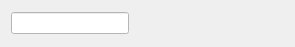
<?xml version="1.0" encoding="UTF-8"?>
<ui version="4.0">
 <class>WaypointListItemBase</class>
 <widget class="QWidget" name="WaypointListItemBase">
  <property name="geometry">
   <rect>
    <x>0</x>
    <y>0</y>
    <width>295</width>
    <height>47</height>
   </rect>
  </property>
  <property name="windowTitle">
   <string>Form</string>
  </property>
  <layout class="QHBoxLayout" name="horizontalLayout">
   <item>
    <widget class="QLineEdit" name="ui_line_edit">
     <property name="styleSheet">
      <string notr="true">font: 9pt &quot;Segoe UI&quot;;
background-color: rgb(255, 255, 255);</string>
     </property>
    </widget>
   </item>
   <item>
    <spacer name="ui_spacer">
     <property name="orientation">
      <enum>Qt::Horizontal</enum>
     </property>
     <property name="sizeHint" stdset="0">
      <size>
       <width>90</width>
       <height>20</height>
      </size>
     </property>
    </spacer>
   </item>
   <item>
    <widget class="QPushButton" name="ui_remove">
     <property name="styleSheet">
      <string notr="true">border: none;</string>
     </property>
     <property name="text">
      <string/>
     </property>
    </widget>
   </item>
  </layout>
 </widget>
 <resources/>
 <connections/>
</ui>
